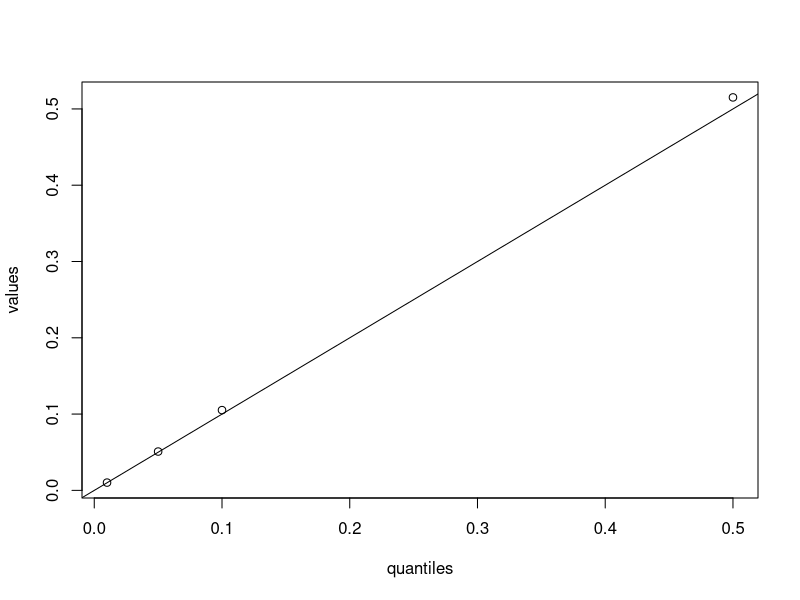
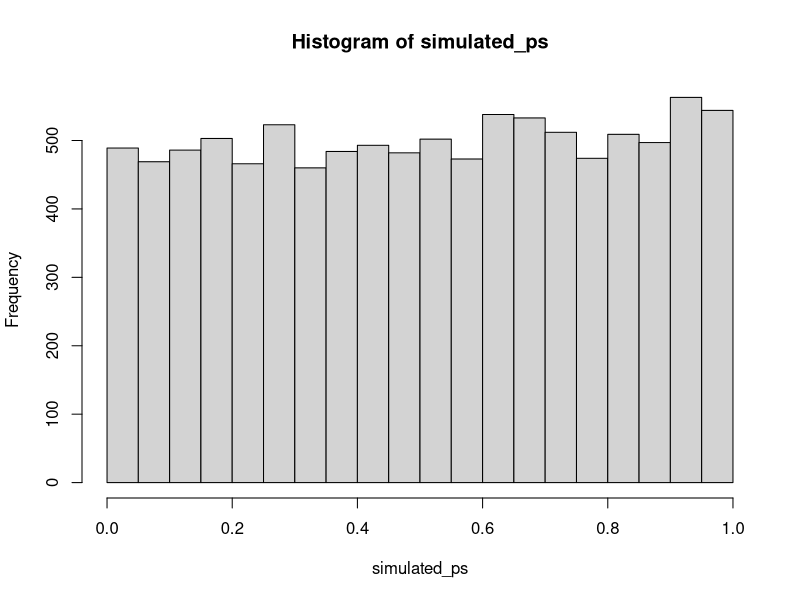

Here is the R script that generated these plots, in order:
#' ---
#' title: "Estimating false positive rates with simulation"
#' author: Joel Levin
#' date: "April 12, 2020"
#' output: github_document
#' ---

#' This version: `r format(Sys.time())`.  
#' You can contact Joel at joelmlevin@gmail.com.

#+ echo=FALSE, include=FALSE
library(tidyverse)
options(scipen = 999)

#' ## Description

#' This is a script to test the true false positive rate of any statistical test that one is using to evaluate experimental results. The motivation to conduct this test came from [this working paper](https://psyarxiv.com/cyv6d/) by Ryan, Evers, & Moore (2018). I used this stimulation to estimate the false positive rate of a poisson regression, but it can be used to evaluate any test.

#+
#' ## Basic functions

#' This function generates a single vector containing p values of a test with random experimental conditions. If a statistical test is behaving properly, p values of a given magnitude (e.g., .05) should appear with a corresponding frequency (e.g., 5% of the time). The arguments include:
#+
#'1. `outcome_vector`: the real vector of dependent measures from your study. this should be a numerical vector.
#'2. `num_conditions`: the number of experimental conditions in your study. 
#'3. `test_type`: the statistical test used. this currently supports `"poisson", "ols", "t-test"`.
#'4. `replications`: the number of tests to simulate. this defaults to 10,000 tests, which is usually sufficient. if you're not in a hurry and have a modern-ish machine, make it 100,000.

simulate_fp <- function(outcome_vector, num_conditions, test_type = c("poisson", "ols", "t-test"), replications = 10000) {
  
  # tests
  if(test_type != "poisson" & test_type != "ols" & test_type != "t-test") { # test type must conform to available types
    stop("Please specify a test type using the `test_type` argument. The available tests are 'poisson', 'ols', and 't-test.")
    }
  if(is.numeric(outcome_vector != TRUE)) { # outcome vector must be numeric
    stop("outcome_vector must be a numeric vector.")
    }
  if(all.equal(num_conditions, as.integer(num_conditions)) != TRUE | num_conditions < 1) { # must be an integer greater than 1
    stop("Please specify the number of conditions in your study using the num_conditions argument.")
    }
  
  tests <- rep(NA, replications) # generate an empty vector of appropriate length. this will be overwritten with p values
  
  # looping to fill in each element of the `tests` vector
  for(n in 1:replications) {
    false_condition <- sample(c(1, num_conditions), length(outcome_vector), replace = TRUE) # generating a vector of random condition dummies

    # conducting the tests    
    if(test_type == "poisson") {
    tests[n] <-  coef(summary(glm(outcome_vector ~ false_condition, family = poisson)))[2, 1:4][4]
    } 
    if(test_type == "ols") {
      tests[n] <-  coef(summary(lm(outcome_vector ~ false_condition)))[2, 1:4][4]
    }
    if(test_type == "t-test") {
      tests[n] <-  t.test(outcome_vector ~ false_condition)$p.value
    }
  }
  return(tests)
}
    
#' This function takes the output of the previous function and returns a diagnostic table or plot, which indicates whether p values appear as frequently as expected for a well-behaving test. The arguments include:
#+
#'1. `data`: this should be a vector of simulated p values, such as those provided using the above function.
#'1. `type`: this indicates whether to output a table of values or a plot. see below for examples.
#'1. `quantiles`: a vector of percentiles at which to compare the simulated p values to their observed frequency. this argument is prespecified at recommended values and is therefore optional.

diagnostics <- function(data, type = c("table", "plot"), quantiles = c(.01, .05, .10, .5)) {
  values <- round(quantile(data, quantiles), 4)
  difference <- abs(quantiles - values)
  temp <- cbind(quantiles, values, difference)
  
    if(type == "table") {
      return(temp)
      }

    if(type == "plot") {
    plot(temp)
    abline(0, 1)
    }
}

#' ## Using the functions

#' Generating a "real" set of experimental conditions. In practice, this would be the actual vector of experimental conditions in your study.
real_conditions <- sample(c(1, 2), 100, replace = TRUE)

#' Generating a "real" set of dependent measures (continuous). In practice, this would be the actual vector of dependent measures in your study.
real_dv <- rnorm(100, 20, 10)

#' Conducting a t test on the "real" data. 
t.test(real_dv ~ real_conditions)

#' Now using the function to simulate p values for random experimental conditions
simulated_ps <- simulate_fp(outcome_vector = real_dv, num_conditions = 2, test_type = "t-test", replications = 10000)

simulated_ps[1:10]

#' ### Now using the diagnostic functions.
#' 
#' The diagnostic table gives shows you the p values (values) at various percentiles (quantiles). The closer the two are, the better the test is behaving. Note that this is also affected by the number of replications used to generate the simulated data. 
diagnostics(simulated_ps, type = "table")

#' The diagnostic plot simply combines both values in a plot with a reference line. The closer the points are to the reference line, the better behaved the test.
diagnostics(simulated_ps, type = "plot")

#' We can also conduct a test to more rigorously evaluate whether our statistical test is well behaved. The below function was written by [Eric Archer](mailto:eric.archer@noaa.gov) for the `swfscMisc` package. It is included in the text of this script to minimize dependencies.

uniform.test <- function(hist.output, B = NULL) {
  break.diff <- diff(hist.output$breaks)
  probs <- break.diff / sum(break.diff)
  if (is.null(B)) {
    chisq.test(x = hist.output$counts, p = probs)
  } else {
    chisq.test(x = hist.output$counts, p = probs, simulate.p.value = TRUE, B = B)
  }
}

#' This function returns a chi squared statistic that, if significant, tells us that our data are *not* uniform, meaning that the p values cannot be interpreted conventionally. The large p-value here tells us that we're fine.
uniform.test(hist(simulated_ps))

#' (Later, add in the plotting functions)
